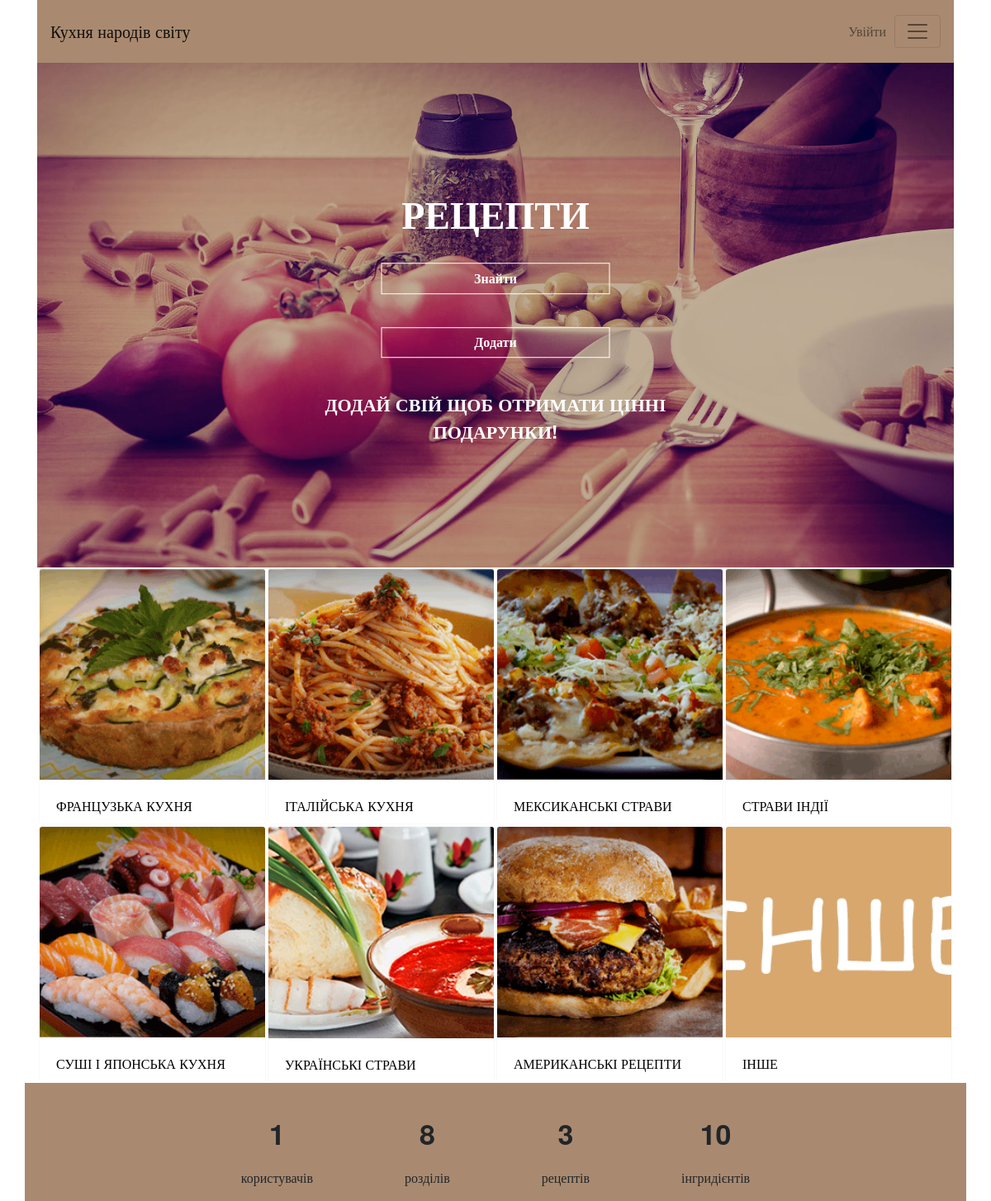
The page / on the database its author committed.
### models.py (models this page shows, shortened)
class Cousine(db.Model):
    id = db.Column(db.Integer, primary_key=True)
    cousine_name = db.Column(db.Text, unique=True, nullable=False)
    image_id = db.Column(db.Integer)

### app.py (the view)
@app.route("/")
def index():
    cousine_list = Cousine.query.all()
    return render_template('index.html', cousine_list=cousine_list)

### app.py (called while the page is built)
@app.context_processor
def inject_user():
    ingridients_number = Ingredient.query.count()
    cousine_number = Cousine.query.count()
    recepies_number = Dish.query.count()
    user_number = User.query.count()
    return dict(ingredients=ingridients_number,cousine=cousine_number,recepies=recepies_number,users=user_number)

### templates/index.html
{% extends 'base.html' %}
{% block content %}
<div class="container">
<div class="frame">
	<img src="{{url_for('static', filename='images/bg.jpg')}}"  alt="placeholder" class="img-fluid" />
  <div class="text_box">
  		<br class="d-none d-md-block">
  	<h1 style="font-size: calc(16px + 2.5vw); font-weight: bold;" > РЕЦЕПТИ   </h1>
  	<br class="d-none d-md-block">
  	<p><a class="btn btn-primary get_started_btn"  style= "font-weight: bold; color: white;" href="/">Знайти</a></p>
  		<br class="d-none d-md-block">
  	<p><a class="btn btn-primary get_started_btn"  style= "font-weight: bold; color: white;" href="/add_dish">Додати</a></p>
  	<br>
  	<p  class="d-none d-md-block" style="font-size: calc(16px + 0.5vw);  font-weight: bold;">ДОДАЙ СВІЙ ЩОБ ОТРИМАТИ ЦІННІ ПОДАРУНКИ!</p>
  </div>
</div>
</div>
<div class="container">
<div class="d-flex flex-wrap justify-content-center ">
{% for cousine in cousine_list %}
<div class="card border-light" style="width: 275px; height:310px; margin: 1px 1px 1px 1px"><a href="/cousine/{{loop.index}}">
  <img class="card-img-top" src="static/images/{{cousine.image_id}}.jpg" alt="Card image cap" style=" object-fit: cover; width: 100%; height: 100%; ">
  <div class="card-body">
    <p class="card-text text-uppercase">{{cousine.cousine_name}} </p>
  </div></a>
</div>
{% endfor %}
</div>
</div>
{% endblock %}

### templates/base.html (shortened to what this page needs)
<!DOCTYPE html>
<html lang="en">
<head>
	<link rel="stylesheet" href="https://maxcdn.bootstrapcdn.com/bootstrap/4.0.0/css/bootstrap.min.css">
	<link rel="stylesheet" href="{{url_for('static', filename='css/styles.css')}}">
</head>
<body>
	<div class="container d-none d-md-block" style="align-items: center;">
	<nav class="navbar navbar-light mx-auto " style="background-color: rgba(169, 138, 112, 1)">
  <a class="navbar-brand" href="\">
  	Кухня народів світу
  </a>
  	<ul class="navbar-nav ml-auto" style="flex-direction: row;">
      <li class="nav-item" style="padding:10px">
          {% if current_user.is_authenticated %}
          <a class="nav-link" href="/logout">Покинути {{ current_user.username }}<span class="sr-only">(current)</span></a>
          {% else %}
          <a class="nav-link" href="/login">Увійти<span class="sr-only">(current)</span></a>
          {% endif %}
      </li>
      </ul>
  <button class="navbar-toggler navbar-toggle-always" type="button" data-toggle="collapse" data-target="#navbarNav" aria-controls="navbarNav" aria-expanded="false" aria-label="Toggle navigation">
    <span class="navbar-toggler-icon"></span>
  </button>
</nav>
	</div>
{% block content %}{% endblock %}
<div class="container d-flex flex-wrap justify-content-center" style="padding-top: 3%;background-color:rgba(169, 138, 112, 1);">
<div style="text-align: center; padding-right: 5%; padding-left: 5%;"><p class="font-weight-bold" style="font-size: calc(16px + 1.5vw);">{{ users }}</p>
<p> користувачів  </p> </div>
<div style="text-align: center; padding-right: 5%; padding-left: 5%;"><p class="font-weight-bold" style="font-size: calc(16px + 1.5vw);">{{ cousine }}</p>
<p> розділів </p> </div>
<div style="text-align: center; padding-right: 5%; padding-left: 5%;"><p class="font-weight-bold" style="font-size: calc(16px + 1.5vw);">{{ recepies }}</p>
<p> рецептів </p> </div>
<div style="text-align: center; padding-right: 5%; padding-left: 5%;"><p class="font-weight-bold" style="font-size: calc(16px + 1.5vw);">{{ ingredients }}</p>
<p> інгридієнтів </p> </div>
</div>
 </body>
 </html>

### static/css/styles.css (style rules this page uses)
body { font-family:"HelveticaNeue"; }
a { color: black; }
.frame { position: relative; z-index: 0; background-color: gray; }
.text_box { padding-top: 0%; color: white; position: absolute; top: 50%; left:50%; transform: translate(-50%, -50%); text-align: center; z-index: 1; }
.get_started_btn { background-color: transparent; border-color: white; border-radius: 0rem; padding: .35rem 7rem; font-size: calc(16px + 1vw) line-height: 3; }
.card-img-top { width: 60px; height: 60px; object-fit: cover; }

### rows shown on the page
Cousine: shows a picture, cousine_name "ФРАНЦУЗЬКА КУХНЯ"
Cousine: shows a picture, cousine_name "ІТАЛІЙСЬКА КУХНЯ"
Cousine: shows a picture, cousine_name "МЕКСИКАНСЬКІ СТРАВИ"
Cousine: shows a picture, cousine_name "СТРАВИ ІНДІЇ"
Cousine: shows a picture, cousine_name "СУШІ І ЯПОНСЬКА КУХНЯ"
Cousine: shows a picture, cousine_name "УКРАЇНСЬКІ СТРАВИ"
Cousine: shows a picture, cousine_name "АМЕРИКАНСЬКІ РЕЦЕПТИ"
Cousine: shows a picture, cousine_name "ІНШЕ"

### other values the page prints
{{ users }} "1"
{{ cousine }} "8"
{{ recepies }} "3"
{{ ingredients }} "10"
